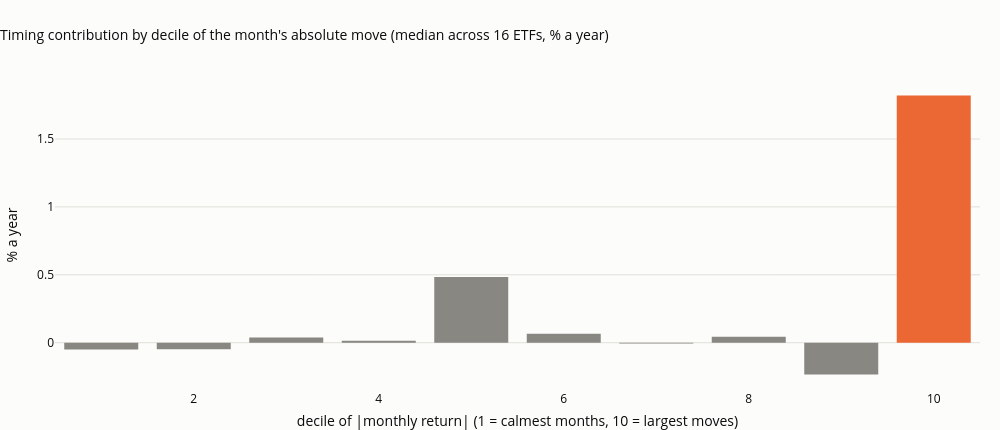

Notebook code for this chart:
### Code cell
fig = go.Figure()
fig.add_bar(x=[str(i + 1) for i in by_decile.index], y=by_decile.values, marker_color=[MUTED] * 9 + [SERIES[1]])
fig.update_layout(title="Timing contribution by decile of the month's absolute move (median across 16 ETFs, % a year)",
                  xaxis_title="decile of |monthly return| (1 = calmest months, 10 = largest moves)", yaxis_title="% a year",
                  height=430, width=1000, margin=dict(t=80))
save_figure(fig, "05_02_timing_episodes", FIG)
fig

### Figure 1 — Plotly figure (JSON) as saved in the notebook; plotly's stock layout.template omitted (floating-point values rounded to 4 significant figures)
{"data": [{"marker": {"color": ["#898781", "#898781", "#898781", "#898781", "#898781", "#898781", "#898781", "#898781", "#898781", "#eb6834"]}, "type": "bar", "x": ["1", "2", "3", "4", "5", "6", "7", "8", "9", "10"], "y": [-0.04932, -0.04853, 0.0382, 0.01454, 0.4839, 0.06575, -0.006521, 0.04309, -0.2341, 1.82]}], "layout": {"height": 430, "margin": {"t": 80}, "title": {"text": "Timing contribution by decile of the month's absolute move (median across 16 ETFs, % a year)"}, "width": 1000, "xaxis": {"title": {"text": "decile of |monthly return| (1 = calmest months, 10 = largest moves)"}}, "yaxis": {"title": {"text": "% a year"}}}}
